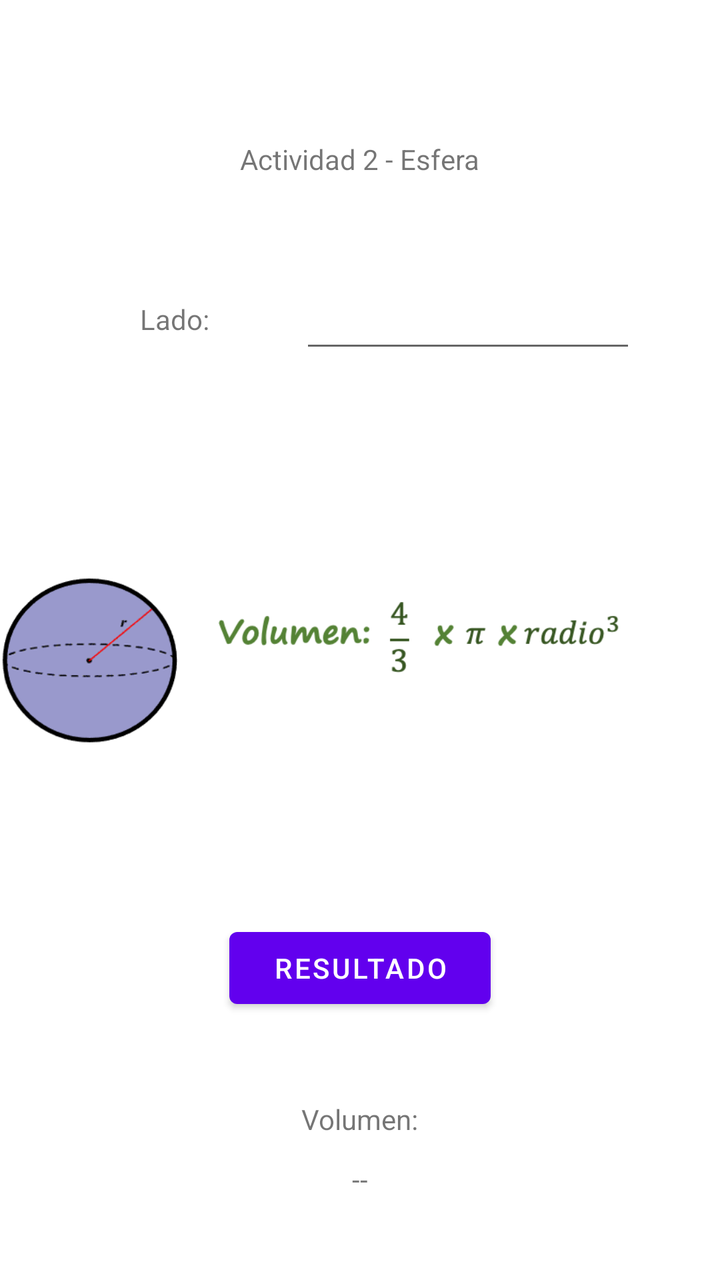
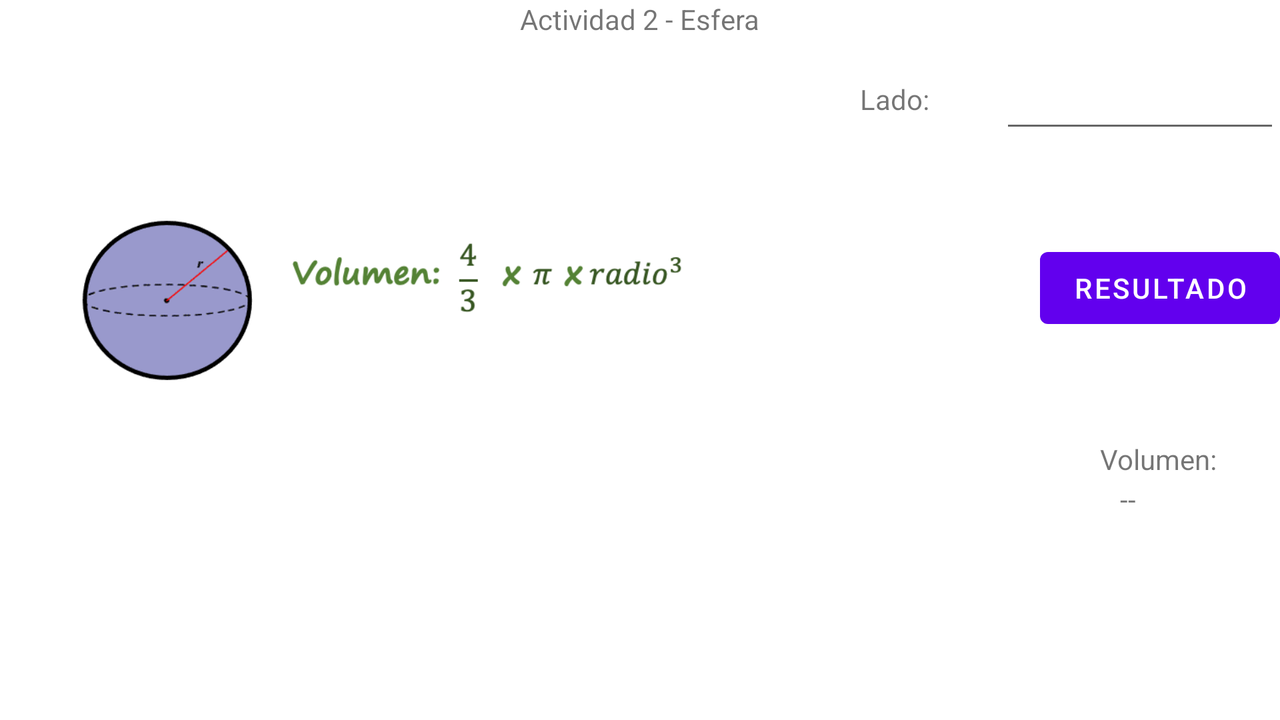

Two renders of one Android screen. The first uses the default layout on a phone; the second uses the alternative layout the repository ships for a different screen configuration, on a matching device. The two XML files are below.
<!-- AndroidManifest.xml: application theme Theme.A7AreasPerimetrosVolumenes -->
<!-- res/layout/activity_esfera.xml -->
<?xml version="1.0" encoding="utf-8"?>
<RelativeLayout
    xmlns:android="http://schemas.android.com/apk/res/android"
    xmlns:tools="http://schemas.android.com/tools"
    xmlns:app="http://schemas.android.com/apk/res-auto"
    android:layout_width="match_parent"
    android:layout_height="match_parent"
    tools:context=".EsferaActivity">
    >

    <TextView
        android:layout_width="wrap_content"
        android:layout_height="wrap_content"
        android:layout_centerHorizontal="true"
        android:layout_marginTop="70dp"
        android:text="Actividad 2 - Esfera" />

    <TextView
        android:layout_width="wrap_content"
        android:layout_height="wrap_content"
        android:layout_marginTop="150dp"
        android:layout_marginLeft="70dp"
        android:text="Lado:" />

    <EditText
        android:id="@+id/txtN1"
        android:layout_width="wrap_content"
        android:layout_height="wrap_content"
        android:layout_marginLeft="150dp"
        android:layout_marginTop="140dp"
        android:ems="8"
        android:inputType="numberSigned" />

    <ImageView
        android:id="@+id/imgView"
        android:layout_width="370dp"
        android:layout_height="220dp"
        android:layout_centerHorizontal="true"
        android:layout_marginTop="220dp"
        android:src="@drawable/esfera" />

    <Button
        android:id="@+id/btnResultado"
        android:layout_width="wrap_content"
        android:layout_height="wrap_content"
        android:layout_centerHorizontal="true"
        android:layout_marginTop="460dp"
        android:ems="8"
        android:text="RESULTADO" />


    <TextView
        android:layout_width="wrap_content"
        android:layout_height="wrap_content"
        android:layout_centerHorizontal="true"
        android:layout_marginTop="550dp"
        android:text="Volumen:" />


    <TextView
        android:id="@+id/txtResultadoVolumen"
        android:layout_width="wrap_content"
        android:layout_height="wrap_content"
        android:layout_centerHorizontal="true"
        android:layout_marginTop="580dp"
        android:text="--" />

</RelativeLayout>
<!-- resources referenced by this layout -->
<resources>
  <!-- drawable esfera: png bitmap (drawable, 31354 bytes) -->
  <style name="Theme.A7AreasPerimetrosVolumenes" parent="Theme.MaterialComponents.DayNight.DarkActionBar">
          
          <item name="colorPrimary">@color/purple_500</item>
          <item name="colorPrimaryVariant">@color/purple_700</item>
          <item name="colorOnPrimary">@color/white</item>
          
          <item name="colorSecondary">@color/teal_200</item>
          <item name="colorSecondaryVariant">@color/teal_700</item>
          <item name="colorOnSecondary">@color/black</item>
          
          <item name="android:statusBarColor" tools:targetApi="l">?attr/colorPrimaryVariant</item>
          
      </style>
</resources>
<!-- res/layout-land/activity_esfera.xml (the repository's variant of the layout above) -->
<!-- drawn on the phone turned sideways -->
<?xml version="1.0" encoding="utf-8"?>
<RelativeLayout
    xmlns:android="http://schemas.android.com/apk/res/android"
    xmlns:tools="http://schemas.android.com/tools"
    xmlns:app="http://schemas.android.com/apk/res-auto"
    android:layout_width="match_parent"
    android:layout_height="match_parent"
    tools:context=".EsferaActivity"
    >

    <TextView
        android:layout_width="wrap_content"
        android:layout_height="wrap_content"
        android:layout_centerHorizontal="true"
        android:text="Actividad 2 - Esfera" />

    <TextView
        android:layout_width="wrap_content"
        android:layout_height="wrap_content"
        android:layout_marginTop="40dp"
        android:layout_marginLeft="430dp"
        android:text="Lado:" />

    <EditText
        android:id="@+id/txtN1"
        android:layout_width="wrap_content"
        android:layout_height="wrap_content"
        android:layout_marginLeft="500dp"
        android:layout_marginTop="30dp"
        android:ems="10"
        android:inputType="numberSigned" />

    <ImageView
        android:id="@+id/imgView"
        android:layout_width="350dp"
        android:layout_height="200dp"
        android:layout_marginLeft="40dp"
        android:layout_marginTop="50dp"
        android:src="@drawable/esfera" />

    <Button
        android:id="@+id/btnResultado"
        android:layout_width="wrap_content"
        android:layout_height="wrap_content"
        android:layout_marginLeft="520dp"
        android:layout_marginTop="120dp"
        android:ems="8"
        android:text="RESULTADO" />


    <TextView
        android:layout_width="wrap_content"
        android:layout_height="wrap_content"
        android:layout_marginLeft="550dp"
        android:layout_marginTop="220dp"
        android:text="Volumen:" />


    <TextView
        android:id="@+id/txtResultadoVolumen"
        android:layout_width="wrap_content"
        android:layout_height="wrap_content"
        android:layout_marginLeft="560dp"
        android:layout_marginTop="240dp"
        android:text="--" />

</RelativeLayout>
